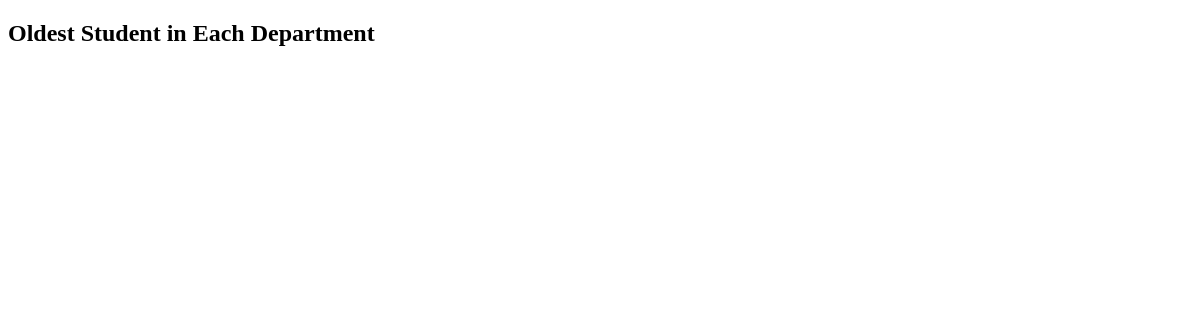
/books/lab9/task3, run on an earlier commit of the app's database.
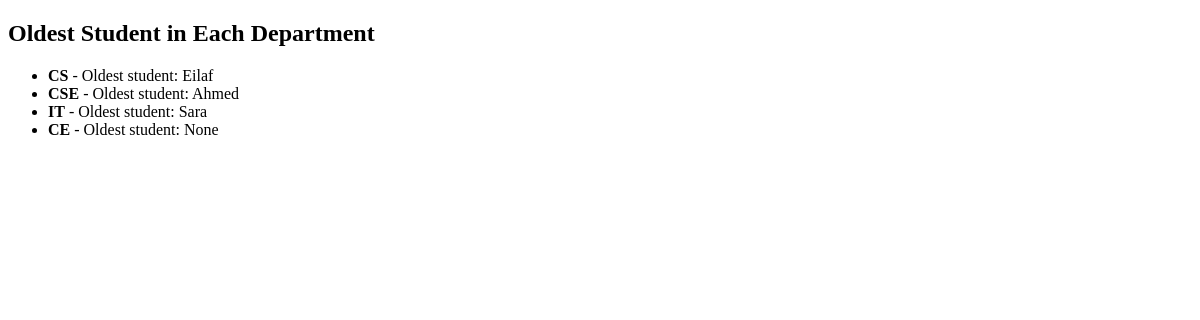
And on a later commit of the database.
### apps/bookmodule/models.py (models this page shows, shortened)
class Department(models.Model):
    name = models.CharField(max_length=100)

### apps/bookmodule/views.py (the view)
# urls.py: path('lab9/task3', views.lab9_task3, name='lab9_task3'),
def lab9_task3(request):
    oldest_student_subquery = Student.objects.filter(department=OuterRef('pk')).order_by('id').values('name')[:1]
    departments = Department.objects.annotate(oldest_student_name=Subquery(oldest_student_subquery))
    return render(request, 'bookmodule/lab9_task3.html', {'departments': departments})

### apps/templates/bookmodule/lab9_task3.html (shortened to what this page needs)
<!DOCTYPE html>
<html>
<head>
</head>
<body>
    <h2>Oldest Student in Each Department</h2>
    <ul>
        {% for dept in departments %}
            <li><strong>{{ dept.name }}</strong> - Oldest student: {{ dept.oldest_student_name|default:"None" }}</li>
        {% endfor %}
    </ul>
</body>
</html>

What changed in the data, as far as the page shows it:
added Department: name "CS", oldest_student_name "Eilaf"
added Department: name "CSE", oldest_student_name "Ahmed"
added Department: name "IT", oldest_student_name "Sara"
added Department: name "CE", oldest_student_name "None"
